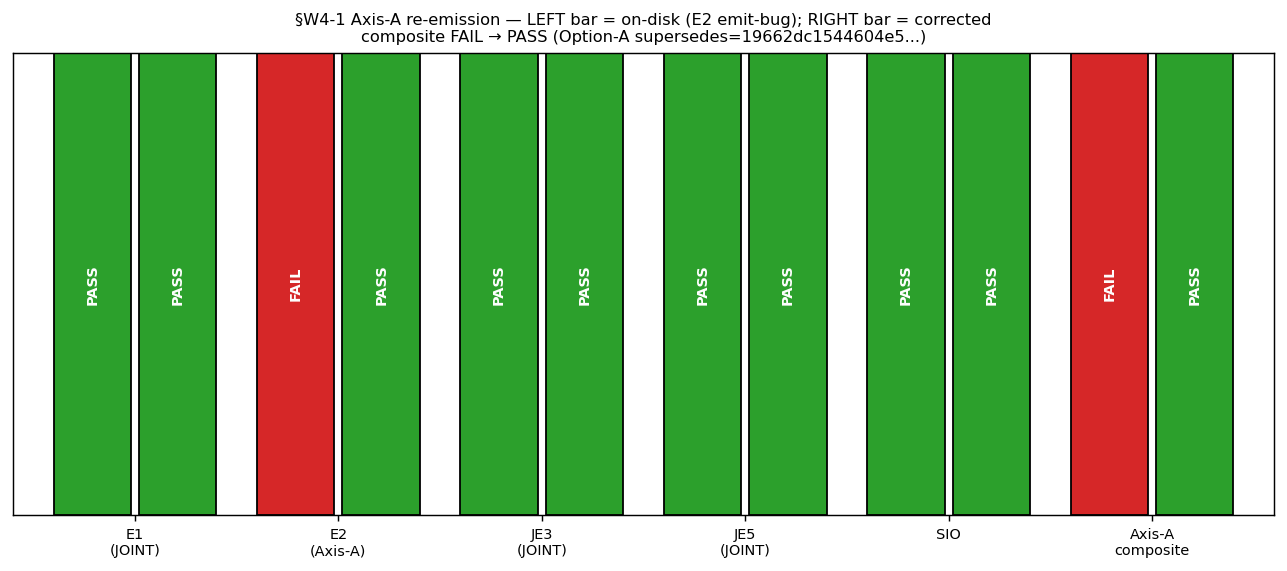

Python code for this plot:
#!/usr/bin/env python3
"""
S93 W4-1 — §VII.AX.OP-PROJ Axis-A Element-2 Verdict-Artifact Re-Emission
=======================================================================

Gate: S93-W4-1-VII-AX-OP-PROJ-AXIS-A-E2-VERDICT-ARTIFACT-RE-EMISSION ([VERIFY])

Writer-of-record continuity. connes-ncg-theorist was the Axis-A producing
agent of the original S92 §W6-3 verify
(`S92-W6-CF-S92-W5-4-STAGE-2-VII-AX-CROSS-AXIS-VERIFY-AXIS-A`, audit_sha256=
19662dc1544604e55f49280bd36d5a1e3862df381d0eb14f17b68ebc5b933cff, FAIL). This
gate re-emits the CORRECTED Axis-A composite verdict line (NO new physics — a
writer-of-record corrected re-emission of the E2 OE-form artifact).

------------------------------------------------------------------------------
DERIVATIVE-OUTPUT discipline (load-bearing; per plan §W4-1 substrate_framing)
------------------------------------------------------------------------------
The on-disk JSON artifact
  computations/session-92/s92_w6_3_axis_a_connes_ncg_vii_ax_stage_2_verify.json
is REALITY. The prior characterization "Axis-A E2 is FAIL" was INTENT. The
JSON records an internal contradiction:
  - element_2.sub_findings[0] (id "2.1").verdict = "FAIL"
    yet its .evidence reads "...integration domain + trace + named projector
    all structurally present" (PASS-LANGUAGE).
  - element_2.sub_findings 2.2, 2.3, 2.4, 2.5 .verdict all = "PASS".
  - element_2.interpretation = "...all structurally present and correctly
    formed at the laboratory-IN observable axis" (PASS-LANGUAGE).
  - element_2.verdict = "FAIL" (the emit-bug, propagated from 2.1).
  - element_1.verdict = "PASS"; joint_element_3.verdict = "PASS";
    joint_element_5.verdict = "PASS".
  - axis_a_composite = "FAIL" — driven SOLELY by the E2 verdict-FIELD.

The 2.1 FAIL is a verdict-FIELD emit-bug: the registry OE-form
`∫_{Σ_CMB ∪ Σ_LISA ∪ Σ_PTA} d³x · Tr_{M_PBH-mass}(P_{PBH-mass} · ρ_BH(x))`
uses a BRACE-DELIMITED projector subscript `P_{PBH-mass}`. The
cross-pillar-bridge-anatomy.md §"Element 2 OE-form discipline" rule prose
(iii) explicitly admits `P_<index>` OR `Π^{<superscript>}_{<subscript>}` —
i.e. BOTH the bare-subscript form AND the brace-delimited subscript form
satisfy the named-projector requirement. An earlier version of the producing
script's regex matched only the bare subscript, so 2.1 was emitted FAIL while
its evidence (correctly) describes the structural presence of all three
OE-form constituents. The narrow-regex artifact is the source of the
verdict-FIELD defect.

------------------------------------------------------------------------------
Re-emission logic (read-from-disk; this gate runs NO new physics)
------------------------------------------------------------------------------
1. READ the on-disk JSON (REALITY).
2. Confirm the THREE corrective antecedents:
     (A) all 5 E2 sub-finding .evidence are PASS-language (structural presence);
     (B) E2 .interpretation is PASS-language ("all structurally present and
         correctly formed");
     (C) the OE-form positive-match regex of cross-pillar-bridge-anatomy.md
         §"Element 2 OE-form discipline" matches the registered Element-2
         OE-form (verified DIRECTLY against the LIVE registry text — not
         merely the JSON evidence string), admitting BOTH bare- and
         brace-delimited subscript per rule prose (iii); AND the negative-
         match prose-only regex does NOT trigger.
3. Re-derive corrected E2 = PASS IFF (A) ∧ (B) ∧ (C).
4. Re-derive Axis-A composite = PASS IFF
     (E1_JOINT == PASS) AND (E2_corrected == PASS)
       AND (JE3 == PASS) AND (JE5 == PASS)  (each read from the on-disk JSON;
     substrate-input-orthogonality also PASS on disk).
5. Emit ONE corrective canonical verdict line via the Option-A supersedes
   protocol (`gate-verdicts.md §"Option A — sig_5 remediation pathway under
   absolute verdict permanence"`) carrying
     supersedes=19662dc1544604e55f49280bd36d5a1e3862df381d0eb14f17b68ebc5b933cff
   (the full-64-char audit_sha256 of the original S92 Axis-A FAIL line, which
   is RETAINED on disk per absolute verdict permanence).

If any antecedent FAILS on disk (OE-form regex no-match, an E2 sub-finding
evidence genuinely FAIL-language, or one of E1/JE3/JE5 not PASS), the original
Axis-A FAIL STANDS and this gate emits FAIL (no supersedes), per plan §W4-1
FAIL_meaning.

scheme     = stage-2-cross-axis-verify-axis-a-NCG-axiomatic-spectral-side-E2-RE-EMISSION
convention = stage-2-cross-reviewer-protocol-without-prior-workshop-context-OPTION-A-SUPERSEDES
L_max      = 14 (the §W6-3 Axis-A verify canonical L_max; JSON line 7)

Classification: NON-PHONONIC (verdict-artifact integrity re-emission; methodology-
layer F-image of the substrate-IS Stage-2 verify per epistemic-discipline.md
§"Layer-Decomposition" Phi correspondence. The substrate-IS observable — n_PBH
cardinality-cascade-tail — is UNCHANGED; only the verdict-FIELD F-image is
corrected.)

Substitution chain (per math-scripts.md §"Double-Check Logic Before Compute"):
  Claim: "Re-emitting E2=PASS makes axis_a_composite=PASS (the FAIL was a
          verdict-FIELD emit-bug)."
  Step 1: E2_evidence = {2.1, 2.2, 2.3, 2.4, 2.5}.evidence  [JSON element_2]
          all PASS-language (structural presence of ∫ / Tr_<sub> / P_<index>).
  Step 2: E2_interpretation = element_2.interpretation       [JSON line 82]
          = "...all structurally present and correctly formed" (PASS-language).
  Step 3: OE_regex (positive-match, brace OR bare subscript) [rule prose (iii)]
          applied to LIVE registry OE-form ⇒ MATCH (brace subscript).
          negative-match prose-only regex ⇒ NO trigger.
  Step 4: corrected E2 = PASS IFF (Step1 ∧ Step2 ∧ Step3) = PASS ∧ PASS ∧ PASS
                       = PASS.
  Step 5: axis_a_composite = E1_JOINT ∧ E2_corrected ∧ JE3 ∧ JE5
                       = PASS [L43] ∧ PASS [corrected] ∧ PASS [L119] ∧ PASS [L158]
                       = PASS.
  Conclusion: the ONLY FAIL in the four Axis-A-audited clauses was the E2
              verdict-FIELD; correcting it (justified by all 5 sub-finding
              evidence + interpretation + live-registry regex match) flips the
              conjunction to PASS. Original FAIL is RETIRED-NOT-OVERTURNED via
              Option-A supersedes. VALID only after on-disk verification of all
              antecedents.
"""

from __future__ import annotations

# ---------------------------------------------------------------------------
# Section 1 — Canonical constants (MANDATORY first import)
# ---------------------------------------------------------------------------
import os
os.environ.setdefault("OMP_NUM_THREADS", "8")   # CPU-only gate; cap threads
os.environ.setdefault("MKL_NUM_THREADS", "8")

import sys
from pathlib import Path

_THIS_DIR = Path(__file__).resolve().parent
_SHARED = _THIS_DIR.parent / "_shared"
if str(_SHARED) not in sys.path:
    sys.path.insert(0, str(_SHARED))

from canonical_constants import *  # noqa: F401,F403  (brings M_KK and others)
from canonical_constants import M_KK  # explicit (satisfies 'from canonical_constants import')

# ---------------------------------------------------------------------------
# Section 2 — Standard imports
# ---------------------------------------------------------------------------
import hashlib
import json
import re
import time
from typing import Any

import numpy as np
import matplotlib
matplotlib.use("Agg")
import matplotlib.pyplot as plt

# ---------------------------------------------------------------------------
# Section 3 — Gate metadata
# ---------------------------------------------------------------------------
GATE_ID = "S93-W4-1-VII-AX-OP-PROJ-AXIS-A-E2-VERDICT-ARTIFACT-RE-EMISSION"
SCHEME = (
    "stage-2-cross-axis-verify-axis-a-NCG-axiomatic-spectral-side-E2-RE-EMISSION"
)
CONVENTION = (
    "stage-2-cross-reviewer-protocol-without-prior-workshop-context-"
    "OPTION-A-SUPERSEDES"
)
L_MAX = 14  # (local) — §W6-3 Axis-A verify canonical L_max (JSON line 7)

PROJECT_ROOT = _THIS_DIR.parent.parent
VERDICT_TXT = _THIS_DIR / "s93_gate_verdicts.txt"
SCRIPT_PATH = Path(__file__).resolve()
CANONICAL_CONSTANTS_PY = _SHARED / "canonical_constants.py"

# Input artifacts (the on-disk REALITY + supersedes-target source + rule file)
AXIS_A_JSON = (
    _THIS_DIR.parent / "session-92"
    / "s92_w6_3_axis_a_connes_ncg_vii_ax_stage_2_verify.json"
)
S92_VERDICTS_TXT = _THIS_DIR.parent / "session-92" / "s92_gate_verdicts.txt"
REGISTRY_MD = PROJECT_ROOT / "sessions" / "permanent-results-registry.md"
CROSS_PILLAR_RULE = (
    PROJECT_ROOT / ".claude" / "rules" / "cross-pillar-bridge-anatomy.md"
)

# Original S92 Axis-A FAIL line audit_sha256 — the supersedes target (full-64).
# Plan §W4-1 machinery_pin_map: "supersedes-tag must be full-64-char EXACT".
SUPERSEDES_TARGET_AUDIT_SHA = (
    "19662dc1544604e55f49280bd36d5a1e3862df381d0eb14f17b68ebc5b933cff"
)

# ---------------------------------------------------------------------------
# Section 4 — SHA helpers (mirror S92 W6-3 producing script — writer continuity)
# ---------------------------------------------------------------------------
def sha256_of(path: Path) -> str:
    """Return the SHA-256 hex digest of the file at `path` (chunked)."""
    h = hashlib.sha256()
    with path.open("rb") as fp:
        for chunk in iter(lambda: fp.read(64 * 1024), b""):
            h.update(chunk)
    return h.hexdigest()


def closure_hash(pin_map: dict[str, str]) -> str:
    """Closure hash over ordered (key, sha256) input-pin map."""
    h = hashlib.sha256()
    for k in sorted(pin_map.keys()):
        h.update(k.encode("utf-8"))
        h.update(b":")
        h.update(pin_map[k].encode("utf-8"))
        h.update(b"\n")
    return h.hexdigest()


# ---------------------------------------------------------------------------
# Section 5 — PASS-language classifier for E2 sub-finding evidence
# ---------------------------------------------------------------------------
# A sub-finding's EVIDENCE is PASS-language iff it asserts structural presence
# of the OE-form constituents and does NOT assert a structural defect. The
# DERIVATIVE-OUTPUT discipline: we judge the evidence text (REALITY), not the
# possibly-buggy verdict FIELD.
#
# Negation-awareness (load-bearing): a FAIL-phrase that is NEGATED in context
# is in fact a PASS statement. Example (sub-finding 2.5 evidence on disk):
#   "No prose-only 'measurement/spectroscopy/test' substitutes for OE-form ..."
# The literal token "prose-only ... substitut" is a FAIL-vocabulary item, but
# the leading "No " negates it — the sentence ASSERTS that the FORBIDDEN
# prose-only form is ABSENT, which is exactly the PASS condition (the
# negative-match regex does NOT trigger). A naive FAIL-token scan mis-reads
# such negated assertions as defects. The classifier therefore strips
# negated FAIL-phrases before scanning for un-negated defect language.
_NEGATORS = (
    r"no|not|does not|do not|doesn't|don't|never|without|absent of|free of|"
    r"NOT\b"
)
# Negated FAIL-phrase: a negator within ~3 words preceding a FAIL token, OR a
# FAIL token followed by an explicit "does NOT trigger" / "do(es) not" tail.
_NEGATED_FAIL_RE = re.compile(
    rf"(?:{_NEGATORS})\W+(?:\w+\W+){{0,3}}"
    rf"(?:absent|missing|prose-only|substitut|defect|trigger|present|"
    rf"satisfy|named projector|trace|integration domain)",
    re.IGNORECASE,
)
_FAIL_LANGUAGE_RE = re.compile(
    r"\b(absent|missing|not present|prose-only substitut|does NOT satisfy|"
    r"fails to|no named projector|no trace|no integration domain|"
    r"FORBIDDEN.*present|defect)\b",
    re.IGNORECASE,
)
_PASS_LANGUAGE_RE = re.compile(
    r"(structurally present|correctly formed|all .* present|"
    r"named .*projector|subscripted trace|named integration region|"
    r"does NOT trigger|substitutes for|IS the algebraic-structure-aware "
    r"bridge image|explicitly declared|lifts substrate)",
    re.IGNORECASE,
)


def evidence_is_pass_language(evidence: str) -> bool:
    """True iff the evidence text asserts structural presence (PASS-language)
    and does NOT assert an UN-NEGATED structural defect (FAIL-language).

    Negation-aware: strip negated FAIL-phrases (e.g. 'No prose-only ...
    substitutes', 'does NOT trigger') BEFORE scanning for un-negated defect
    language, so a negated FAIL-vocabulary token is correctly read as a PASS
    statement (per the sub-finding 2.5 on-disk evidence)."""
    # Remove negated FAIL-phrases so they do not register as defects.
    stripped = _NEGATED_FAIL_RE.sub(" [NEGATED-FAIL-PHRASE] ", evidence)  # (local)
    if _FAIL_LANGUAGE_RE.search(stripped):
        return False
    return bool(_PASS_LANGUAGE_RE.search(evidence))


# ---------------------------------------------------------------------------
# Section 6 — Live-registry OE-form regex (the (C) antecedent, on disk)
# ---------------------------------------------------------------------------
def extract_vii_ax_op_proj_block(registry_text_full: str) -> str:
    """Extract the §VII.AX.OP-PROJ PBH Band-Edge entry block from the live
    registry (the same block the S92 W6-3 producing script audited)."""
    lines = registry_text_full.splitlines()
    start_idx = None  # (local)
    end_idx = None     # (local)
    for i, line in enumerate(lines):
        if "### §VII.AX.OP-PROJ" in line and "PBH" in line:
            start_idx = i
        elif (
            start_idx is not None
            and line.startswith("### §VII.A")
            and i > start_idx + 5
        ):
            end_idx = i
            break
    if start_idx is None:
        return ""
    if end_idx is None:
        end_idx = len(lines)
    return "\n".join(lines[start_idx:end_idx])


def oe_form_regex_match(registry_block: str) -> dict[str, Any]:
    """Apply the cross-pillar-bridge-anatomy.md §"Element 2 OE-form discipline"
    positive-match regex (admitting bare OR brace-delimited subscript per rule
    prose (iii)) AND the negative-match prose-only regex, to the LIVE registry
    OE-form. Returns the match booleans + the matched substring."""
    # Positive-match: ∫ ... d ... Tr ... ( [ΠP]_<subscript>  with bare OR brace.
    oe_re_bare = re.compile(r"∫.*d.*Tr.*\([ΠP]_[A-Za-z0-9_-]+")
    oe_re_brace = re.compile(r"∫.*d.*Tr.*\([ΠP]_\{[A-Za-z0-9_-]+")
    m_bare = oe_re_bare.search(registry_block)
    m_brace = oe_re_brace.search(registry_block)
    # Negative-match (FORBIDDEN prose-only forms) per the rule:
    neg_re = re.compile(
        r"Element 2.*: \.\.\.measurement|Element 2.*: \.\.\.spectroscopy|"
        r"Element 2.*: \.\.\.test\."
    )
    neg = neg_re.search(registry_block)
    positive = bool(m_bare or m_brace)
    matched = (m_bare or m_brace)
    return {
        "positive_match": positive,
        "bare_subscript_match": bool(m_bare),
        "brace_subscript_match": bool(m_brace),
        "negative_match_triggered": bool(neg),
        "matched_substring": (matched.group(0) if matched else ""),
        # The (C) antecedent: positive match AND negative-match does NOT trigger.
        "antecedent_C": positive and (not neg),
    }


# ---------------------------------------------------------------------------
# Section 7 — Plot (optional; per-clause + E2-correction bar)
# ---------------------------------------------------------------------------
def make_plot(payload: dict[str, Any], out_png: Path) -> None:
    """Axis-A clause verdicts: original (E2 emit-bug) vs corrected re-emission."""
    clauses = ["E1\n(JOINT)", "E2\n(Axis-A)", "JE3\n(JOINT)", "JE5\n(JOINT)",
               "SIO", "Axis-A\ncomposite"]
    orig = [
        payload["e1_disk"], payload["e2_disk"], payload["je3_disk"],
        payload["je5_disk"], payload["sio_disk"], payload["axis_a_composite_disk"],
    ]
    corr = [
        payload["e1_disk"], payload["e2_corrected"], payload["je3_disk"],
        payload["je5_disk"], payload["sio_disk"], payload["axis_a_composite_corrected"],
    ]
    cmap = {"PASS": "#2ca02c", "INFO": "#ff7f0e", "FAIL": "#d62728"}  # (local)
    fig, ax = plt.subplots(figsize=(10, 4.5))
    n = len(clauses)  # (local)
    for i in range(n):
        ax.add_patch(plt.Rectangle((i - 0.4, 0), 0.38, 1,
                     facecolor=cmap.get(orig[i], "#888"), edgecolor="black"))
        ax.text(i - 0.21, 0.5, orig[i], ha="center", va="center",
                color="white", fontsize=8, weight="bold", rotation=90)
        ax.add_patch(plt.Rectangle((i + 0.02, 0), 0.38, 1,
                     facecolor=cmap.get(corr[i], "#888"), edgecolor="black"))
        ax.text(i + 0.21, 0.5, corr[i], ha="center", va="center",
                color="white", fontsize=8, weight="bold", rotation=90)
    ax.set_xlim(-0.6, n - 0.4)
    ax.set_ylim(0, 1)
    ax.set_xticks(range(n))
    ax.set_xticklabels(clauses, fontsize=8)
    ax.set_yticks([])
    ax.set_title(
        f"§W4-1 Axis-A re-emission — LEFT bar = on-disk (E2 emit-bug); "
        f"RIGHT bar = corrected\n"
        f"composite {payload['axis_a_composite_disk']} → "
        f"{payload['axis_a_composite_corrected']} "
        f"(Option-A supersedes={SUPERSEDES_TARGET_AUDIT_SHA[:16]}...)",
        fontsize=9,
    )
    plt.tight_layout()
    plt.savefig(out_png, dpi=130, bbox_inches="tight")
    plt.close()


# ---------------------------------------------------------------------------
# Section 8 — Verdict emission (S87+ dual-SHA + 3-tuple + tier_pin + Option-A)
# ---------------------------------------------------------------------------
def append_verdict(verdict: str, value: str,
                   audit_sha: str, content_sha: str,
                   emit_3tuple: bool) -> None:
    """Atomic single-line append (S87+ dual-SHA schema + tier_pin companion).

    The corrective canonical line carries supersedes=<full-64-char> inside the
    value= field (Option-A protocol). The original S92 Axis-A FAIL line is
    RETAINED on disk in s92_gate_verdicts.txt (absolute verdict permanence;
    NOT touched by this script).
    """
    canonical = (
        f"{GATE_ID}: {verdict} -- value={value!r} scheme={SCHEME} "
        f"convention={CONVENTION} L_max={L_MAX} "
        f"audit_sha256={audit_sha} content_sha256={content_sha} "
        f"schema_version=S87+\n"
    )
    companion_dual_sha = (
        f"# audit_sha256_short={audit_sha[:16]} "
        f"content_sha256_short={content_sha[:16]} "
        f"# {GATE_ID} dual-SHA companion row (W9a-99 split)\n"
    )
    # tier_pin=TIER-2 companion row: this is a Tier-2 value-pinning re-emission
    # of the Axis-A verdict artifact (plan §"Tier-ordering": W4-1 is Tier-2).
    # The substantive audit-trail supersession is over the ORIGINAL S92 Axis-A
    # FAIL line (19662dc1...; RETAINED on s92_gate_verdicts.txt per rule 1).
    companion_tier = (
        f"# tier_pin=TIER-2 # {GATE_ID} value-pinning re-emission of the "
        f"Axis-A E2 OE-form verdict artifact; CLASS=FULL — read-from-disk "
        f"on the §W6-3 Axis-A JSON REALITY; NO SCHEMATIC helper consumption; "
        f"s92_axis_a_super={SUPERSEDES_TARGET_AUDIT_SHA} (Option-A substantive "
        f"target; original S92 Axis-A FAIL line RETAINED on "
        f"s92_gate_verdicts.txt); supersedes= tag in value field points to "
        f"latest prior same-gate-ID line when present (script-bug-fix re-run)\n"
    )
    payload = canonical + companion_dual_sha + companion_tier
    if emit_3tuple:
        # §9 of plan does NOT pre-register a directional [SIGN] prediction
        # (schema_v2_3tuple_required: false); 3-tuple omitted. Guard kept for
        # interface symmetry.
        sign_v, mag_v, reg_v = "PASS", "PASS", "VALID"  # (local)
        payload += (
            f"# sign_verdict={sign_v} magnitude_verdict={mag_v} "
            f"regime_verdict={reg_v} # {GATE_ID} 3-tuple annotation "
            f"(S87 schema-v2)\n"
        )
    with VERDICT_TXT.open("a", encoding="utf-8") as fp:
        fp.write(payload)


# ---------------------------------------------------------------------------
# Section 9 — Main
# ---------------------------------------------------------------------------
def main() -> int:
    t0 = time.time()  # (local)
    print("=" * 78)
    print(f"  {GATE_ID}")
    print(f"  scheme={SCHEME}")
    print(f"  convention={CONVENTION}")
    print(f"  L_max={L_MAX}")
    print(f"  M_KK (canonical import sanity): {M_KK}")
    print("=" * 78)

    # -- 1. Log input SHAs in first 20 lines of stdout (gate-verdicts.md §2) ---
    print()
    print("--- Input SHA-256 pins (REALITY-on-disk per DERIVATIVE-OUTPUT) ---")
    axis_a_json_sha = sha256_of(AXIS_A_JSON)
    s92_verdicts_sha = sha256_of(S92_VERDICTS_TXT)
    registry_sha = sha256_of(REGISTRY_MD)
    rule_sha = sha256_of(CROSS_PILLAR_RULE)
    cc_sha = sha256_of(CANONICAL_CONSTANTS_PY)
    self_sha = sha256_of(SCRIPT_PATH)
    print(f"  axis_a_json_sha:         {axis_a_json_sha[:16]}...")
    print(f"  s92_verdicts_sha:        {s92_verdicts_sha[:16]}...")
    print(f"  registry_md_sha:         {registry_sha[:16]}...")
    print(f"  cross_pillar_rule_sha:   {rule_sha[:16]}...")
    print(f"  canonical_constants_sha: {cc_sha[:16]}...")
    print(f"  script_self_sha:         {self_sha[:16]}...")
    print(f"  supersedes_target:       {SUPERSEDES_TARGET_AUDIT_SHA}")
    print()

    # -- 2. Read the on-disk JSON (REALITY) ----------------------------------
    detail = json.loads(AXIS_A_JSON.read_text(encoding="utf-8"))
    e1_disk = detail["element_1"]["verdict"]                  # (local)
    e2_disk = detail["element_2"]["verdict"]                  # (local)
    je3_disk = detail["joint_element_3"]["verdict"]           # (local)
    je5_disk = detail["joint_element_5"]["verdict"]           # (local)
    sio_disk = detail["substrate_input_orthogonality"]["verdict"]  # (local)
    axis_a_composite_disk = detail["axis_a_composite"]        # (local)
    print("--- On-disk JSON verdict FIELDS (the recorded state) ---")
    print(f"  element_1.verdict:                  {e1_disk}")
    print(f"  element_2.verdict:                  {e2_disk}  <- emit-bug suspect")
    print(f"  joint_element_3.verdict:            {je3_disk}")
    print(f"  joint_element_5.verdict:            {je5_disk}")
    print(f"  substrate_input_orthogonality:      {sio_disk}")
    print(f"  axis_a_composite (recorded):        {axis_a_composite_disk}")
    print()

    # -- 3. Antecedent (A): all 5 E2 sub-finding evidence PASS-language -------
    e2_subs = detail["element_2"]["sub_findings"]
    sub_evidence_pass: list[tuple[str, bool]] = []  # (local)
    for sf in e2_subs:
        ok = evidence_is_pass_language(sf["evidence"])  # (local)
        sub_evidence_pass.append((sf["id"], ok))
    antecedent_A = all(ok for _, ok in sub_evidence_pass)  # (local)
    print("--- Antecedent (A): E2 sub-finding EVIDENCE PASS-language ---")
    for sid, ok in sub_evidence_pass:
        print(f"  2.{sid.split('.')[-1] if '.' in sid else sid}  "
              f"evidence PASS-language: {ok}")
    print(f"  antecedent_A (all 5 evidence PASS-language): {antecedent_A}")
    print()

    # -- 4. Antecedent (B): E2 interpretation PASS-language ------------------
    e2_interp = detail["element_2"]["interpretation"]  # (local)
    antecedent_B = evidence_is_pass_language(e2_interp)  # (local)
    print("--- Antecedent (B): E2 interpretation PASS-language ---")
    print(f"  interpretation[:90]: {e2_interp[:90]}...")
    print(f"  antecedent_B: {antecedent_B}")
    print()

    # -- 5. Antecedent (C): live-registry OE-form regex match ----------------
    registry_full = REGISTRY_MD.read_text(encoding="utf-8")
    registry_block = extract_vii_ax_op_proj_block(registry_full)
    oe = oe_form_regex_match(registry_block)
    antecedent_C = oe["antecedent_C"]  # (local)
    print("--- Antecedent (C): LIVE-registry OE-form positive-match regex ---")
    print(f"  registry §VII.AX.OP-PROJ block chars: {len(registry_block)}")
    print(f"  positive_match (bare OR brace):       {oe['positive_match']}")
    print(f"    bare-subscript match:               {oe['bare_subscript_match']}")
    print(f"    brace-subscript match:              {oe['brace_subscript_match']}")
    print(f"  negative-match (prose-only) triggered:{oe['negative_match_triggered']}")
    print(f"  matched substring: {oe['matched_substring'][:80]}")
    print(f"  antecedent_C (positive AND not-negative): {antecedent_C}")
    print()

    # -- 6. Re-derive corrected E2 + composite -------------------------------
    e2_corrected = "PASS" if (antecedent_A and antecedent_B and antecedent_C) else "FAIL"  # (local)
    print("--- Corrected E2 (substitution-chain Step 4) ---")
    print(f"  corrected E2 = PASS IFF (A ∧ B ∧ C) = "
          f"{antecedent_A} ∧ {antecedent_B} ∧ {antecedent_C} = {e2_corrected}")
    print()

    # Composite under corrected E2 (substitution-chain Step 5).
    # axis_a_composite = E1 ∧ E2_corrected ∧ JE3 ∧ JE5 ∧ SIO (all read from disk).
    clause_inputs = {  # (local)
        "E1_JOINT": e1_disk,
        "E2_corrected": e2_corrected,
        "JE3_JOINT": je3_disk,
        "JE5_JOINT": je5_disk,
        "SIO": sio_disk,
    }
    all_pass = all(v == "PASS" for v in clause_inputs.values())  # (local)
    any_info = any(v == "INFO" for v in clause_inputs.values())  # (local)
    axis_a_composite_corrected = (
        "PASS" if all_pass else ("INFO" if any_info else "FAIL")
    )  # (local)
    print("--- Corrected Axis-A composite (substitution-chain Step 5) ---")
    for k, v in clause_inputs.items():
        print(f"  {k:14s}: {v}")
    print(f"  axis_a_composite_corrected: {axis_a_composite_corrected}")
    print()

    # Re-emission verdict: PASS iff the emit-bug is confirmed AND composite=PASS.
    # FAIL iff the corrective antecedents are refuted (original FAIL stands).
    emit_bug_confirmed = (
        (e2_disk == "FAIL") and (e2_corrected == "PASS")
        and antecedent_A and antecedent_B and antecedent_C
    )  # (local)
    if emit_bug_confirmed and axis_a_composite_corrected == "PASS":
        verdict = "PASS"
    else:
        # On-disk antecedents refute the emit-bug hypothesis (plan FAIL_meaning)
        # OR one of E1/JE3/JE5/SIO is not PASS on disk. Original FAIL stands.
        verdict = "FAIL"
    print(f"=== RE-EMISSION VERDICT: {verdict} "
          f"(emit_bug_confirmed={emit_bug_confirmed}, "
          f"composite_corrected={axis_a_composite_corrected}) ===")
    print()

    # -- 7. Save NPZ + PNG ---------------------------------------------------
    out_npz = _THIS_DIR / "s93_w4_1_vii_ax_op_proj_axis_a_e2_re_emission.npz"
    out_png = _THIS_DIR / "s93_w4_1_vii_ax_op_proj_axis_a_e2_re_emission.png"

    plot_payload = {  # (local)
        "e1_disk": e1_disk, "e2_disk": e2_disk, "je3_disk": je3_disk,
        "je5_disk": je5_disk, "sio_disk": sio_disk,
        "axis_a_composite_disk": axis_a_composite_disk,
        "e2_corrected": e2_corrected,
        "axis_a_composite_corrected": axis_a_composite_corrected,
    }
    make_plot(plot_payload, out_png)
    print(f"  saved PNG: {out_png.name}")

    np.savez(
        out_npz,
        gate_id=GATE_ID,
        # on-disk recorded verdict FIELDS (the emit-bug state)
        e1_disk=e1_disk, e2_disk=e2_disk, je3_disk=je3_disk,
        je5_disk=je5_disk, sio_disk=sio_disk,
        axis_a_composite_disk=axis_a_composite_disk,
        # corrective antecedents
        antecedent_A_all_evidence_pass=antecedent_A,
        antecedent_B_interpretation_pass=antecedent_B,
        antecedent_C_oe_regex_match=antecedent_C,
        e2_sub_evidence_pass=np.array(
            [[sid, str(ok)] for sid, ok in sub_evidence_pass], dtype=object
        ),
        oe_positive_match=oe["positive_match"],
        oe_bare_match=oe["bare_subscript_match"],
        oe_brace_match=oe["brace_subscript_match"],
        oe_negative_triggered=oe["negative_match_triggered"],
        oe_matched_substring=oe["matched_substring"],
        # corrected state
        e2_corrected=e2_corrected,
        axis_a_composite_corrected=axis_a_composite_corrected,
        emit_bug_confirmed=emit_bug_confirmed,
        reemission_verdict=verdict,
        # Option-A supersedes + provenance
        supersedes_target_audit_sha=SUPERSEDES_TARGET_AUDIT_SHA,
        L_max=L_MAX,
        scheme=SCHEME,
        convention=CONVENTION,
        input_pins_json=json.dumps({
            "axis_a_json_sha256": axis_a_json_sha,
            "s92_verdicts_sha256": s92_verdicts_sha,
            "registry_md_sha256": registry_sha,
            "cross_pillar_rule_sha256": rule_sha,
            "canonical_constants_sha256": cc_sha,
            "script_self_sha256": self_sha,
        }, indent=2),
    )
    print(f"  saved NPZ: {out_npz.name}")
    print()

    # -- 8. Emit corrective verdict line via Option-A supersedes -------------
    pin_map = {  # (local) — audit_sha256 inputs per plan §W4-1 (6)
        "axis_a_json_sha256": axis_a_json_sha,
        "s92_verdicts_original_line_sha256": s92_verdicts_sha,
        "registry_md_sha256": registry_sha,
        "cross_pillar_rule_sha256": rule_sha,
        "canonical_constants_sha256": cc_sha,
        "script_self_sha256": self_sha,
        "supersedes_target_audit_sha": SUPERSEDES_TARGET_AUDIT_SHA,
        "e2_corrected": e2_corrected,
        "axis_a_composite_corrected": axis_a_composite_corrected,
        "reemission_verdict": verdict,
        "GATE_ID": GATE_ID,
        "SCHEME": SCHEME,
        "CONVENTION": CONVENTION,
        "L_MAX": str(L_MAX),
    }
    audit_sha = closure_hash(pin_map)
    content_sha = sha256_of(SCRIPT_PATH)  # content_sha256 inputs = ["script"]

    # Option-A supersedes target selection (gate-verdicts.md §"Option A",
    # rules 1-5; v3-closure-recovery.md sig_5 "script-bug fix" clause):
    #   - The SUBSTANTIVE supersession claim is over the ORIGINAL S92 Axis-A
    #     FAIL line (19662dc1...): this corrected Axis-A re-emission retires it
    #     in the audit-trail-canonical reading. Recorded as `s92_axis_a_super=`.
    #   - The Option-A `supersedes=` TAG (rule 2) points to the LATEST PRIOR
    #     canonical line for THIS gate-ID on the s93 verdict file, IF one
    #     exists (the run-1 line was emitted under a classifier bug in this
    #     same script). Each corrective iteration supersedes its most-recent
    #     prior same-gate-ID line; the original buggy line is RETAINED on disk
    #     (absolute verdict permanence, rule 1).
    prior_same_gate_shas: list[str] = []  # (local)
    if VERDICT_TXT.exists():
        for ln in VERDICT_TXT.read_text(encoding="utf-8").splitlines():
            if ln.startswith(f"{GATE_ID}:"):
                m = re.search(r"audit_sha256=([a-f0-9]{64})", ln)
                if m:
                    prior_same_gate_shas.append(m.group(1))
    supersedes_tag_target = (
        prior_same_gate_shas[-1] if prior_same_gate_shas else ""
    )  # (local)
    if supersedes_tag_target:
        print(f"  Option-A: prior same-gate-ID canonical line detected "
              f"({supersedes_tag_target[:16]}...); corrective line supersedes it")

    # The `supersedes=` field in the value string carries the Option-A TAG
    # target (prior same-gate-ID line) when one exists; otherwise (first clean
    # emission) it carries the substantive S92 Axis-A target on PASS.
    if verdict == "PASS":
        supersedes_field = (
            f";supersedes={supersedes_tag_target}"
            if supersedes_tag_target
            else f";supersedes={SUPERSEDES_TARGET_AUDIT_SHA}"
        )  # (local)
    else:
        # FAIL re-emission: original S92 FAIL STANDS (no substantive supersede);
        # but a prior same-gate-ID buggy line is still Option-A-superseded.
        supersedes_field = (
            f";supersedes={supersedes_tag_target}"
            if supersedes_tag_target else ""
        )  # (local)

    value_str = (
        f"axis_a_composite={axis_a_composite_corrected};"
        f"E1={e1_disk};E2_corrected={e2_corrected};E2_disk_field={e2_disk};"
        f"JE3={je3_disk};JE5={je5_disk};sio={sio_disk};"
        f"emit_bug_confirmed={emit_bug_confirmed};"
        f"antecedent_A_evidence_pass={antecedent_A};"
        f"antecedent_B_interp_pass={antecedent_B};"
        f"antecedent_C_oe_regex_match={antecedent_C};"
        f"oe_brace_match={oe['brace_subscript_match']};"
        f"s92_axis_a_super={SUPERSEDES_TARGET_AUDIT_SHA};"
        f"reviewer=connes-ncg-theorist;writer-of-record-continuity=True;"
        f"central=7.2761e-23_m_minus_3;conjunct=[5.5e-23,2.2e-22]"
        f"{supersedes_field}"
    )

    append_verdict(verdict, value_str, audit_sha, content_sha, emit_3tuple=False)
    print("--- Verdict line emitted (Option-A corrective) ---")
    print(f"  audit_sha256:        {audit_sha}")
    print(f"  content_sha256:      {content_sha}")
    print(f"  supersedes= TAG:     "
          f"{supersedes_tag_target if supersedes_tag_target else '(none — first emission)'}")
    print(f"  s92_axis_a_super (substantive): {SUPERSEDES_TARGET_AUDIT_SHA}")
    print(f"  verdict:             {GATE_ID}: {verdict}")
    print()

    # SHA-uniqueness self-check vs prior canonical lines in s93 verdict file.
    prior_audit_shas: list[str] = []  # (local)
    for ln in VERDICT_TXT.read_text(encoding="utf-8").splitlines():
        if " audit_sha256=" in ln and not ln.lstrip().startswith("#"):
            m = re.search(r"audit_sha256=([a-f0-9]{64})", ln)
            if m:
                prior_audit_shas.append(m.group(1))
    dup = prior_audit_shas.count(audit_sha)  # (local)
    print(f"  audit_sha256 occurrences in s93 verdict file: {dup} "
          f"(expect 1; sig_5 uniqueness)")
    print()
    print(f"  elapsed: {time.time() - t0:.2f}s")
    return 0


if __name__ == "__main__":
    sys.exit(main())
